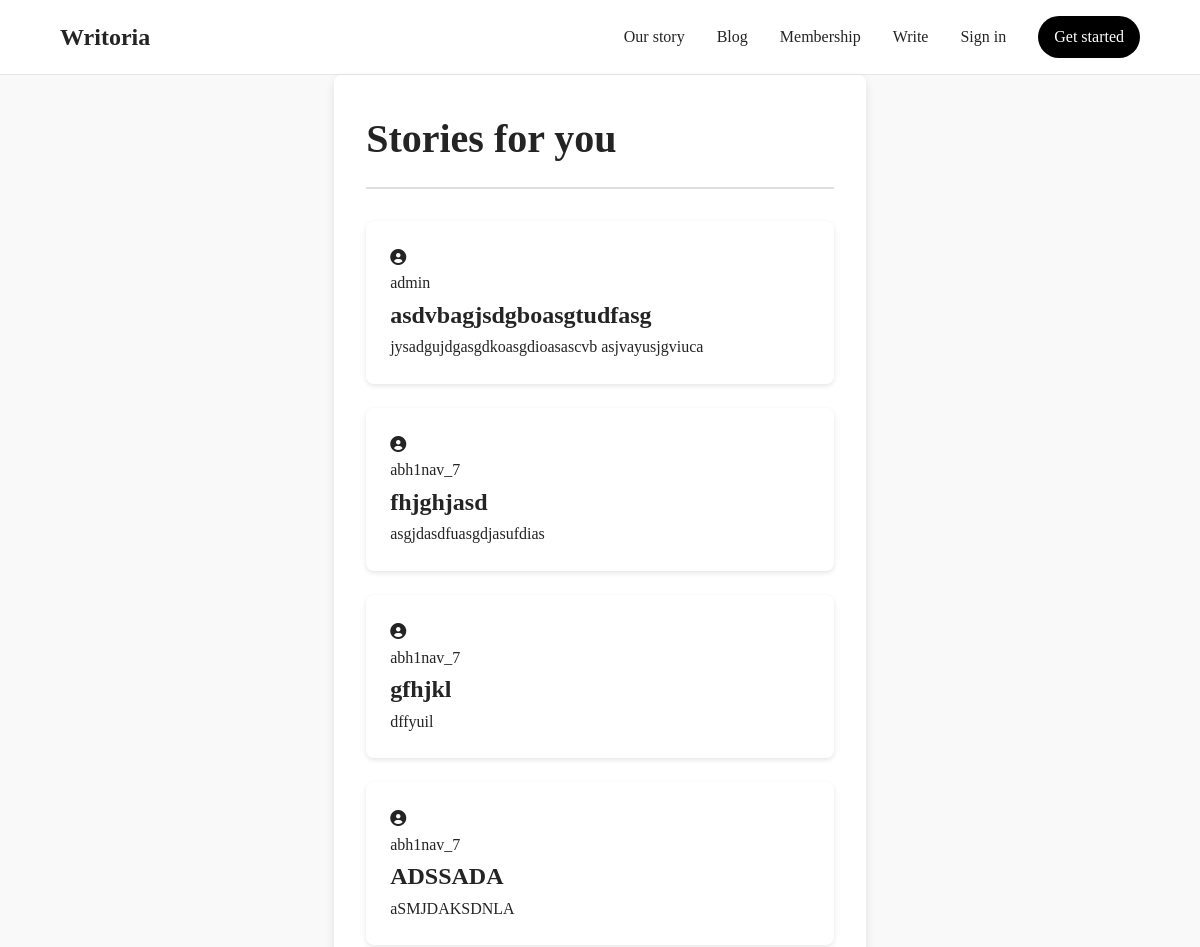
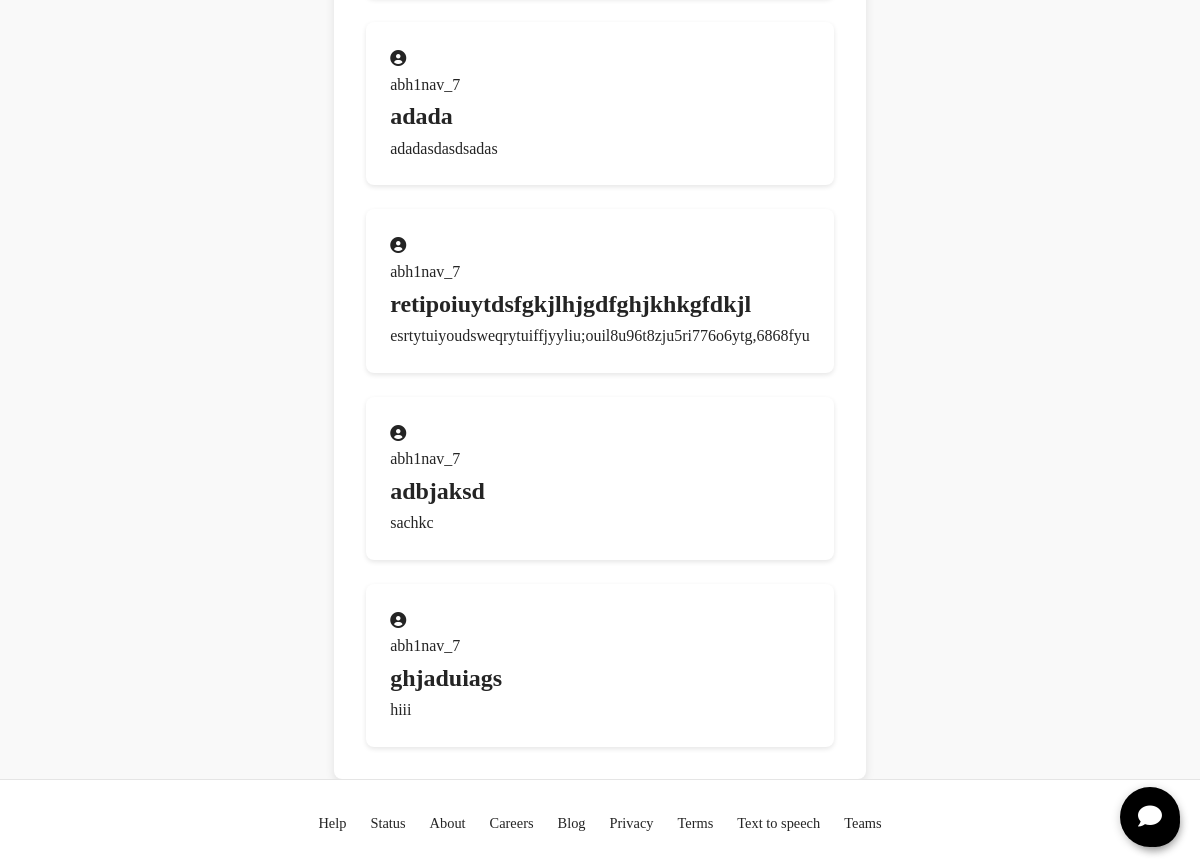
/blog, run on an earlier commit of the app's database (2 pictures, top to bottom).
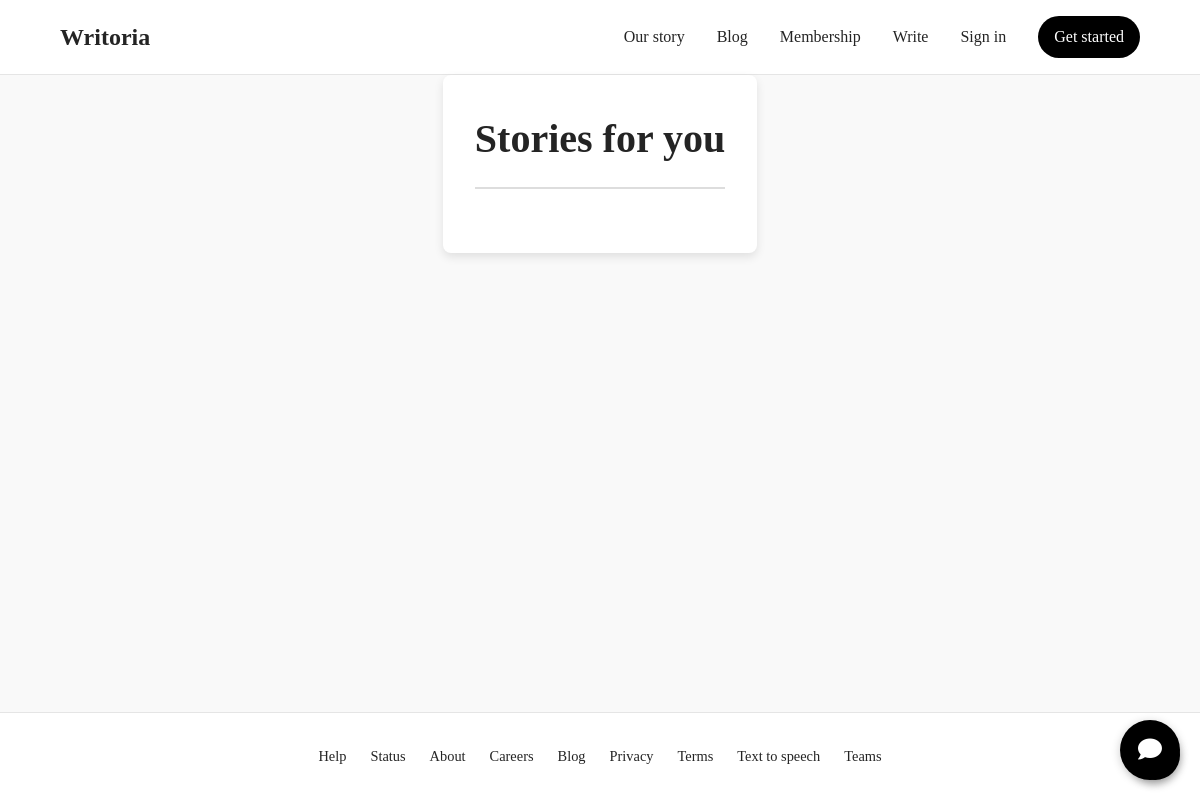
And on a later commit of the database.
### app.py (models this page shows)
class Post(db.Model):
    id = db.Column(db.Integer, primary_key=True)
    title = db.Column(db.String(200), nullable=False)
    content = db.Column(db.Text, nullable=False)
    user_id = db.Column(db.Integer, db.ForeignKey('user.id'), nullable=False)

class User(UserMixin, db.Model):
    id = db.Column(db.Integer, primary_key=True)
    username = db.Column(db.String(80), unique=True, nullable=False)
    email = db.Column(db.String(120), unique=True, nullable=False)
    password = db.Column(db.String(120), nullable=False)
    posts = db.relationship('Post', backref='author', lazy=True)

### app.py (the view)
@app.route('/blog')
def blog():
    posts = Post.query.order_by(Post.id.desc()).all()
    return render_template('blog.html', posts=posts)

### templates/blog.html (shortened to what this page needs)
{% extends "base.html" %}
{% block content %}
<div class="blog-container">
    <div class="blog-header">
        <h1>Stories for you</h1>
    </div>
    <a href="{{ url_for('write_blog') }}" class="write-blog-btn">
    </a>
    <div class="posts-grid">
        {% for post in posts %}
        <article class="blog-post" onclick="window.location.href=`{{ url_for('blog_detail', post_id=post.id) }}`;">
            <div class="post-meta">
                <div class="author-info">
                    <div class="author-avatar">
                        <i class="fas fa-user-circle"></i>
                    </div>
                    <span class="author-name">{{ post.author.username }}</span>
                </div>
                <h2 class="post-title">{{ post.title }}</h2>
                <p class="post-excerpt">{{ post.content[:200] }}{% if post.content|length > 200 %}...{% endif %}</p>
            </div>
        </article>
        {% endfor %}
    </div>
</div>
{% endblock %}

### templates/base.html (shortened to what this page needs)
<!DOCTYPE html>
<html lang="en">
<head>
    <link rel="stylesheet" href="{{ url_for('static', filename='css/style.css') }}">
    <link rel="stylesheet" href="https://cdnjs.cloudflare.com/ajax/libs/font-awesome/6.0.0-beta3/css/all.min.css">
</head>
<body>
    <nav class="navbar">
        <div class="nav-brand">Writoria</div>
        <div class="nav-links">
            <a href="{{ url_for('home') }}">Our story</a>
            <a href="{{ url_for('blog') }}">Blog</a>
            <a href="#">Membership</a>
            <a href="{{ url_for('write_blog') }}">Write</a>
            {% if current_user.is_authenticated %}
                <a href="{{ url_for('logout') }}">Sign out</a>
            {% else %}
                <a href="{{ url_for('login') }}">Sign in</a>
                <a href="{{ url_for('register') }}" class="get-started">Get started</a>
            {% endif %}
        </div>
    </nav>
    {% block content %}{% endblock %}
    <footer>
        <div class="footer-links">
            <a href="#">Help</a>
            <a href="#">Status</a>
            <a href="#">About</a>
            <a href="#">Careers</a>
            <a href="#">Blog</a>
            <a href="#">Privacy</a>
            <a href="#">Terms</a>
            <a href="#">Text to speech</a>
            <a href="#">Teams</a>
        </div>
    </footer>
<button id="chat-button" class="chat-button" data-authenticated="{{ 'true' if current_user.is_authenticated else 'false' }}">
    <i class="fas fa-comment"></i>
</button>
</body>
</html>

### static/css/style.css (style rules this page uses)
:root { --primary-color: #000; --secondary-color: #1a8917; --background-color: #fff; --text-color: #242424; }
* { margin: 0; padding: 0; box-sizing: border-box; }
body { font-family: -apple-system, BlinkMacSystemFont, "Segoe UI", Roboto, Oxygen, Ubuntu, Cantarell, "Open Sans", "Helvetica Neue", sans-serif; line-height: 1.6; color: var(--text-color); min-height: 100vh; display: flex; flex-direction: column; }
.navbar { display: flex; justify-content: space-between; align-items: center; padding: 1rem 5%; border-bottom: 1px solid rgba(0, 0, 0, 0.1); background-color: var(--background-color); }
.nav-brand { font-size: 1.5rem; font-weight: bold; }
.nav-links { display: flex; gap: 2rem; align-items: center; }
.nav-links a { text-decoration: none; color: var(--text-color); }
.get-started { background-color: var(--primary-color); color: var(--background-color) !important; padding: 0.5rem 1rem; border-radius: 99px; }
footer { margin-top: auto; padding: 2rem 5%; border-top: 1px solid rgba(0, 0, 0, 0.1); background-color: var(--background-color); }
.footer-links { display: flex; gap: 1.5rem; flex-wrap: wrap; justify-content: center; }
.footer-links a { color: var(--text-color); text-decoration: none; font-size: 0.9rem; }
.chat-button { position: fixed; bottom: 20px; right: 20px; width: 60px; height: 60px; border-radius: 50%; background-color: var(--primary-color); color: white; border: none; font-size: 24px; cursor: pointer; box-shadow: 0 2px 10px rgba(0, 0, 0, 0.2); transition: all 0.3s ease; z-index: 1000; }

### templates/blog.html (style rules this page uses)
body { font-family: 'Georgia', serif; background-color: #f9f9f9; color: #242424; line-height: 1.6; }
.blog-container { max-width: 800px; margin: 0 auto; padding: 2rem; background: white; box-shadow: 0 4px 10px rgba(0, 0, 0, 0.1); border-radius: 8px; }
.blog-header { display: flex; justify-content: space-between; align-items: center; margin-bottom: 2rem; padding-bottom: 1rem; border-bottom: 2px solid #ddd; }
.blog-header h1 { font-size: 2.5rem; font-weight: bold; }
.write-blog-btn { position: fixed; bottom: 20px; right: 20px; width: 50px; height: 50px; background-color: black; color: white; display: flex; align-items: center; justify-content: center; border-radius: 50%; text-decoration: none; font-size: 20px; box-shadow: 0 4px 8px rgba(0, 0, 0, 0.3); transition: background 0.3s ease, transform 0.2s ease; }

What changed in the data, as far as the page shows it:
removed Post: author.username "admin", title "asdvbagjsdgboasgtudfasg", content "jysadgujdgasgdkoasgdioasascvb asjvayusjgviuca"
removed Post: author.username "abh1nav_7", title "fhjghjasd", content "asgjdasdfuasgdjasufdias"
removed Post: author.username "abh1nav_7", title "gfhjkl", content "dffyuil"
removed Post: author.username "abh1nav_7", title "ADSSADA", content "aSMJDAKSDNLA"
removed Post: author.username "abh1nav_7", title "adada", content "adadasdasdsadas"
removed Post: author.username "abh1nav_7", title "retipoiuytdsfgkjlhjgdfghjkhkgfdkjl", content "esrtytuiyoudsweqrytuiffjyyliu;ouil8u96t8zju5ri776o6ytg,6868fyu"
removed Post: author.username "abh1nav_7", title "adbjaksd", content "sachkc"
removed Post: author.username "abh1nav_7", title "ghjaduiags", content "hiii"
